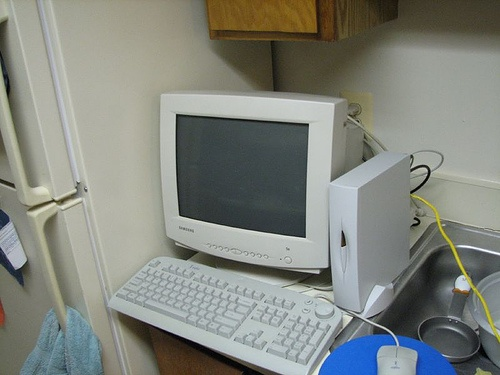
//> input picture test.jpg, 500 x 375 px
$ ./041_ThreadHold   (built with g++ and OpenCV 4)
//> lines starting //> are read from the running program, lines starting //| are printed output that depends on the picture; after the words box and inside, x2 and y2 are one past the last pixel; in counts of white or black regions, pixels touching at a corner belong together
#include <opencv2/opencv.hpp>
#include <iostream>

using namespace cv;
using namespace std;

int main(int argc, const char *argv[])
{
	Mat src = imread("H:\\OpenCV_Learning\\test.jpg");
//> src is the input picture: 375 rows x 500 cols, CV_8UC3; mean B, G, R 126.1, 133.4, 130.1
	if (src.empty()) {
		printf("could not load image...\n");
		return -1;
	}
	namedWindow("input", WINDOW_AUTOSIZE);
	imshow("input", src);

	// 转换为灰度图像
	int T = 127;
	Mat gray, binary;
	cvtColor(src, gray, COLOR_BGR2GRAY);
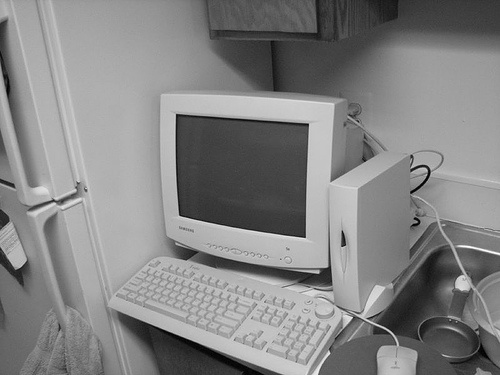
//> gray: 375 rows x 500 cols, CV_8UC1; min 0, max 254, mean 131.6
	for (int i = 0; i < 5; i++) {
		threshold(gray, binary, T, 255, i);
		imshow(format("binary_%d", i), binary);
		imwrite(format("binary_%d.png", i), binary);
	}
//> this loop made 5 passes
//> pass 1, `threshold(gray, binary, T, 255, i);`:
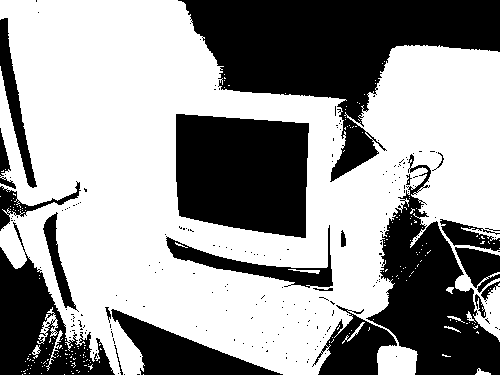
//> binary: 375 rows x 500 cols, CV_8UC1; 60% white; 212 black regions (190 under 20 px), largest, box (x1, y1, x2, y2) and area: (178, 0, 500, 182) 24290, (176, 114, 309, 238) 14283, (366, 154, 500, 375) 12747
//> pass 3, `threshold(gray, binary, T, 255, i);`:
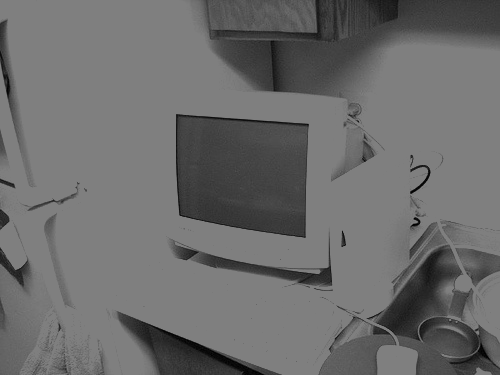
//> binary: 375 rows x 500 cols, CV_8UC1; min 0, max 127, mean 108
//> after the loop:
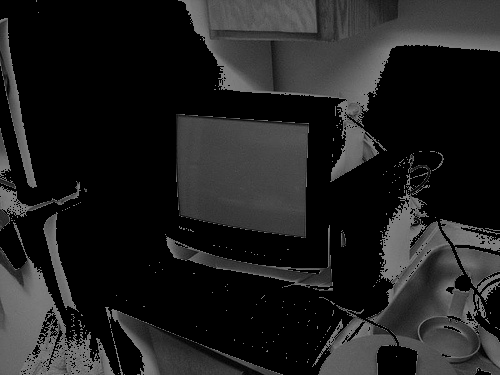
//> binary: 375 rows x 500 cols, CV_8UC1; min 0, max 127, mean 31.8
	waitKey(0);
	destroyAllWindows();
	return 0;
}
